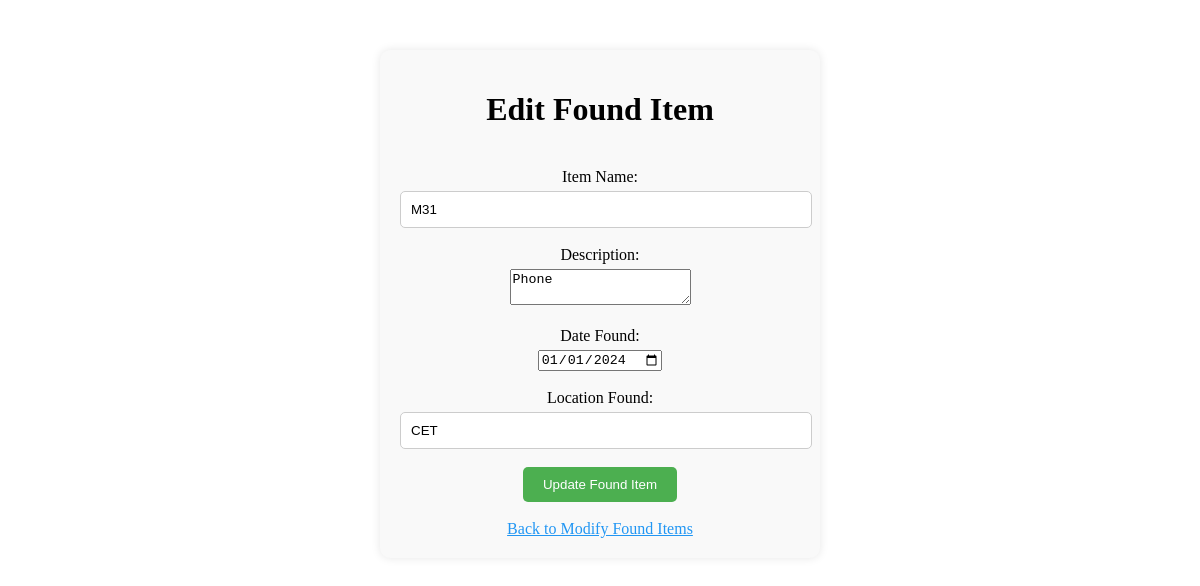
/edit_found_item.php?id=1, run on the app's committed database.
### tables this page shows
CREATE TABLE `founditems` (
  `FoundItemID` int(11) NOT NULL,
  `UserID` int(11) DEFAULT NULL,
  `LostItemID` int(11) DEFAULT NULL,
  `DateFound` date DEFAULT NULL,
  `LocationFound` varchar(100) DEFAULT NULL,
  `ItemName` varchar(100) NOT NULL,
  `Description` varchar(255) NOT NULL,
  `category_id` int(11) NOT NULL
);

### edit_found_item.php (the view, shortened to what this page needs)
<?php
include_once "db_connection.php";
if(isset($_GET['id'])) {
    $item_id = mysqli_real_escape_string($conn, $_GET['id']);
    $sql = "SELECT * FROM FoundItems WHERE FoundItemID = '$item_id'";
    $result = $conn->query($sql);
    if ($result->num_rows > 0) {
        $row = $result->fetch_assoc();
    } else {
        echo "Item not found.";
        exit();
    }
} else {
    echo "Item ID not provided.";
    exit();
}
?>
<!DOCTYPE html>
<html lang="en">
<head>
<link rel="stylesheet" type="text/css" href="sty.css">
</head>
<body>
<div class="container">
    <h1>Edit Found Item</h1>
    <form method="post" action="update_found_item.php">
        <br>
		<label for="item_name">Item Name:</label>
        <input type="text" id="item_name" name="item_name" value="<?php echo $row['ItemName']; ?>" required><br>
        <br>
		<label for="description">Description:</label>
        <textarea id="description" name="description"><?php echo $row['Description']; ?></textarea><br>
        <br>
		<label for="date_found">Date Found:</label>
        <input type="date" id="date_found" name="date_found" value="<?php echo $row['DateFound']; ?>" required><br>
        <br>
		<label for="location_found">Location Found:</label>
        <input type="text" id="location_found" name="location_found" value="<?php echo $row['LocationFound']; ?>" required><br>
        <br>
		<button type="submit">Update Found Item</button>
    </form>
    <br>
    <a href="modify_found_items.php">Back to Modify Found Items</a>
</body>
</html>

### sty.css (style rules this page uses)
.container { max-width: 400px; margin: 50px auto; padding: 20px; text-align: center; background-color: #f9f9f9; border-radius: 10px; box-shadow: 0px 0px 10px rgba(0, 0, 0, 0.1); }
label { display: block; margin-bottom: 5px; }
input[type="text"], input[type="password"] { width: calc(100% - 10px); padding: 10px; border: 1px solid #ccc; border-radius: 5px; }
button { padding: 10px 20px; background-color: #4caf50; color: white; border: none; border-radius: 5px; cursor: pointer; }
a { color: #2196F3; }

### data on the page
founditems: item_name "M31", description "Phone", date_found "01/01/2024", location_found "CET"
